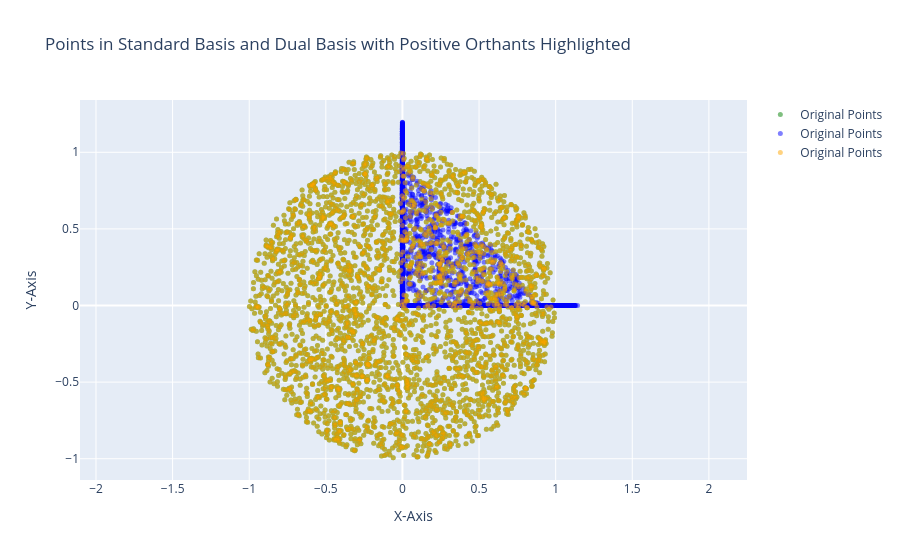

Write notebook code for a chart like this one.
### Code cell
fig = go.Figure()

fig.add_trace(
    go.Scatter(
        x=original_points[0],
        y=original_points[1],
        mode="markers",
        marker=dict(size=5, color="green", opacity=0.5),
        name="Original Points",
    )
)
fig.add_trace(
    go.Scatter(
        x=transformed_points[0],
        y=transformed_points[1],
        mode="markers",
        marker=dict(size=5, color="blue", opacity=0.5),
        name="Original Points",
    )
)


alpha = transformation_matrix @ (original_points - x_0)
alpha[alpha >= 0] = 0
# backtracked_points = np.linalg.inv(transformation_matrix) @ (transformed_points - offset_matrix)
# backtracked_points += np.linalg.inv(transformation_matrix) @ alpha

# backtracked_points = np.linalg.inv(transformation_matrix) @ (
#     transformed_points - offset_matrix + 0.85*alpha
# )

backtracked_points = np.linalg.inv(transformation_matrix) @ (
    transformed_points - offset_matrix + alpha
)

fig.add_trace(
    go.Scatter(
        x=backtracked_points[0],
        y=backtracked_points[1],
        mode="markers",
        marker=dict(size=5, color="orange", opacity=0.5),
        name="Original Points",
    )
)
# Ensure Aspect Ratio is Equal
fig.update_layout(
    title="Points in Standard Basis and Dual Basis with Positive Orthants Highlighted",
    xaxis=dict(scaleanchor="y", title="X-Axis"),
    yaxis=dict(title="Y-Axis"),
    showlegend=True,
)

fig.show()

### Figure 1 — Plotly figure (JSON) as saved in the notebook; plotly's stock layout.template omitted (floating-point values rounded to 4 significant figures; data arrays with more than 128 entries replaced by an {"elided": "..."} marker saying what was removed)
{"data": [{"marker": {"color": "green", "opacity": 0.5, "size": 5}, "mode": "markers", "name": "Original Points", "type": "scatter", "x": {"elided": "3000 float values"}, "y": {"elided": "3000 float values"}}, {"marker": {"color": "blue", "opacity": 0.5, "size": 5}, "mode": "markers", "name": "Original Points", "type": "scatter", "x": {"elided": "3000 float values"}, "y": {"elided": "3000 float values"}}, {"marker": {"color": "orange", "opacity": 0.5, "size": 5}, "mode": "markers", "name": "Original Points", "type": "scatter", "x": {"elided": "3000 float values"}, "y": {"elided": "3000 float values"}}], "layout": {"showlegend": true, "title": {"text": "Points in Standard Basis and Dual Basis with Positive Orthants Highlighted"}, "xaxis": {"scaleanchor": "y", "title": {"text": "X-Axis"}}, "yaxis": {"title": {"text": "Y-Axis"}}}}
